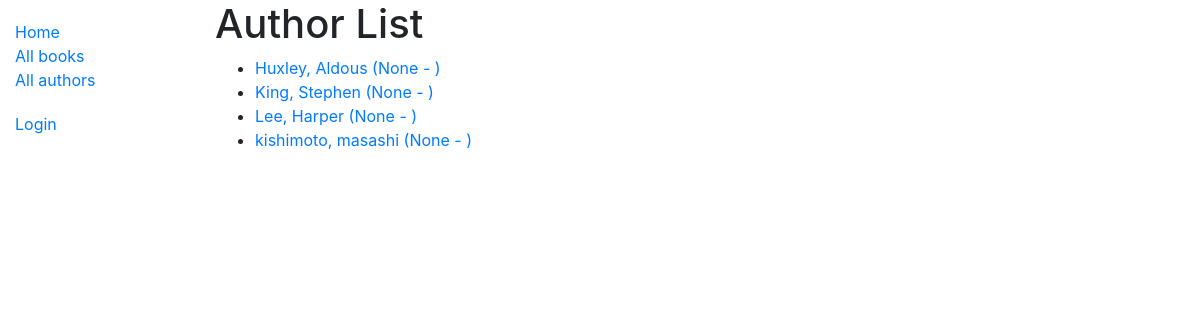
The app's page /catalog/authors/, older data.
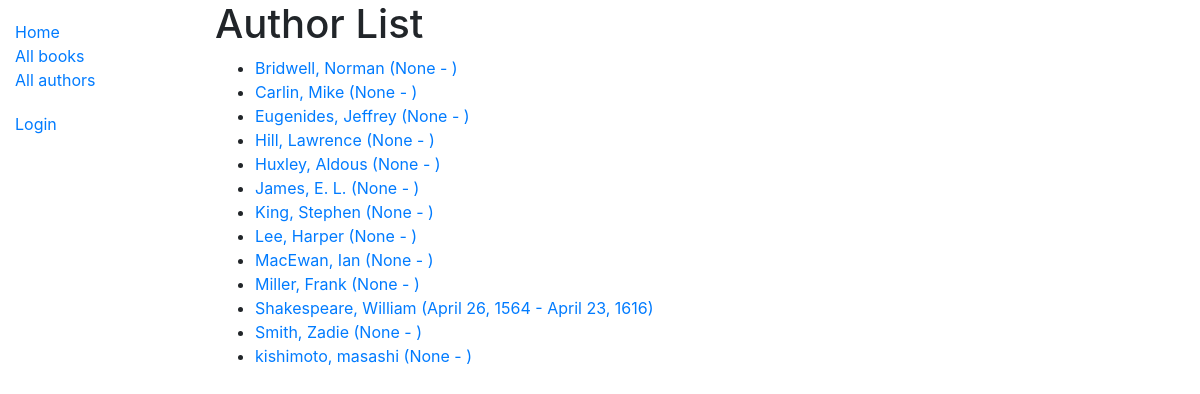
The same page, newer data.
### catalog/models.py (models this page shows)
class Author(models.Model):
    first_name = models.CharField(max_length=100)
    last_name = models.CharField(max_length=100)
    date_of_birth = models.DateField(null=True, blank=True)
    date_of_death = models.DateField('Died', null=True, blank=True)
    class Meta:
        ordering = ['last_name', 'first_name']
    def get_absolute_url(self):
        return reverse('author-detail', args=[str(self.id)])
    def __str__(self):
        return f'{self.last_name}, {self.first_name}'

### catalog/views.py (the view)
# urls.py: path('authors/', views.AuthorListView.as_view(), name='authors'),
class AuthorListView(generic.ListView):
    model=Author

### catalog/templates/catalog/author_list.html
{% extends "base_generic.html" %}
{% block content %}
<h1>Author List</h1>
{% if author_list %}
  <ul>
  {% for author in author_list %}
    <li>
      <a href="{{ author.get_absolute_url }}">
      {{ author }} ({{author.date_of_birth}} - {% if author.date_of_death %}{{author.date_of_death}}{% endif %})
      </a>
    </li>
  {% endfor %}
 </ul>
{% else %}
  <p>There are no authors available.</p>
{% endif %}
{% endblock %}

Row changes from the older to the newer data that the page shows:
added Author: last_name+first_name "Bridwell, Norman", date_of_birth "None"
added Author: last_name+first_name "Carlin, Mike", date_of_birth "None"
added Author: last_name+first_name "Eugenides, Jeffrey", date_of_birth "None"
added Author: last_name+first_name "Hill, Lawrence", date_of_birth "None"
added Author: last_name+first_name "James, E. L.", date_of_birth "None"
added Author: last_name+first_name "MacEwan, Ian", date_of_birth "None"
added Author: last_name+first_name "Miller, Frank", date_of_birth "None"
added Author: last_name+first_name "Shakespeare, William", date_of_birth "April 26, 1564", date_of_death "April 23, 1616"
added Author: last_name+first_name "Smith, Zadie", date_of_birth "None"
